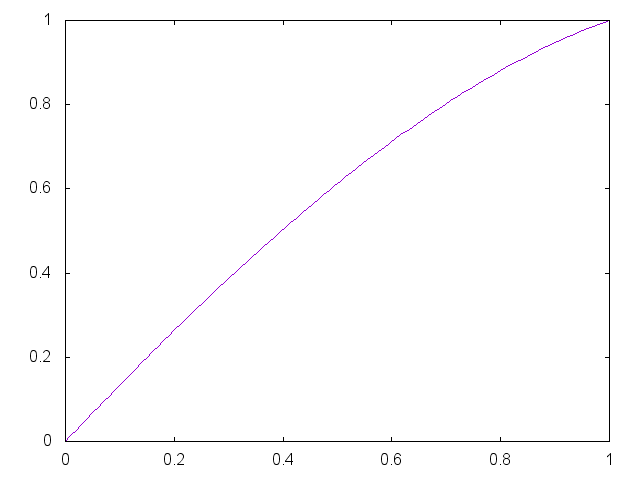

gnuplot code for this plot:


set term png

set output "generate/static/generate/bezier-0.45-0.85.png"
plot '-' smooth bezier notitle
0 0
0.33 0.45
0.67 0.85 
1 1
e

reset;
